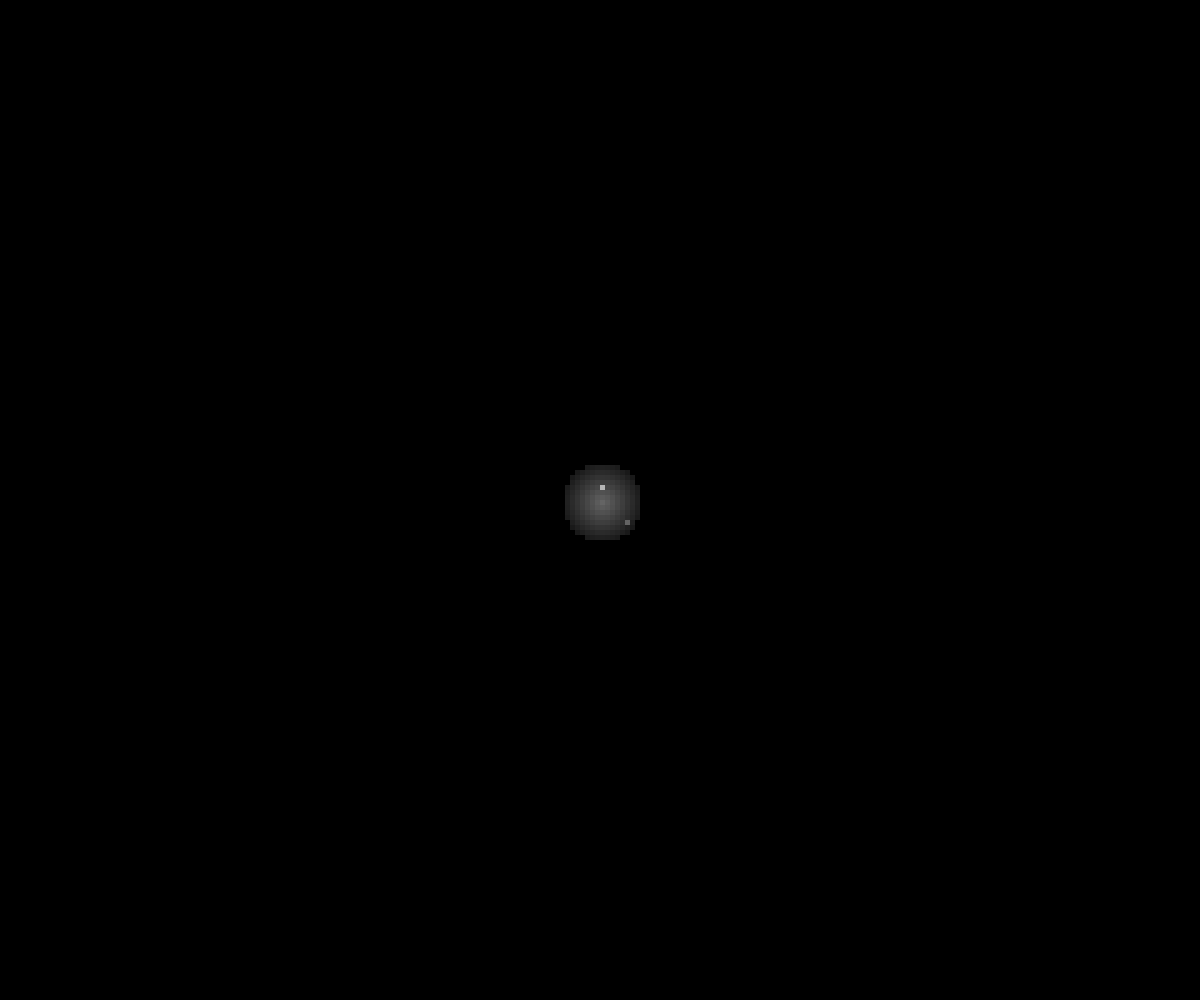
Frame 1 (no input)
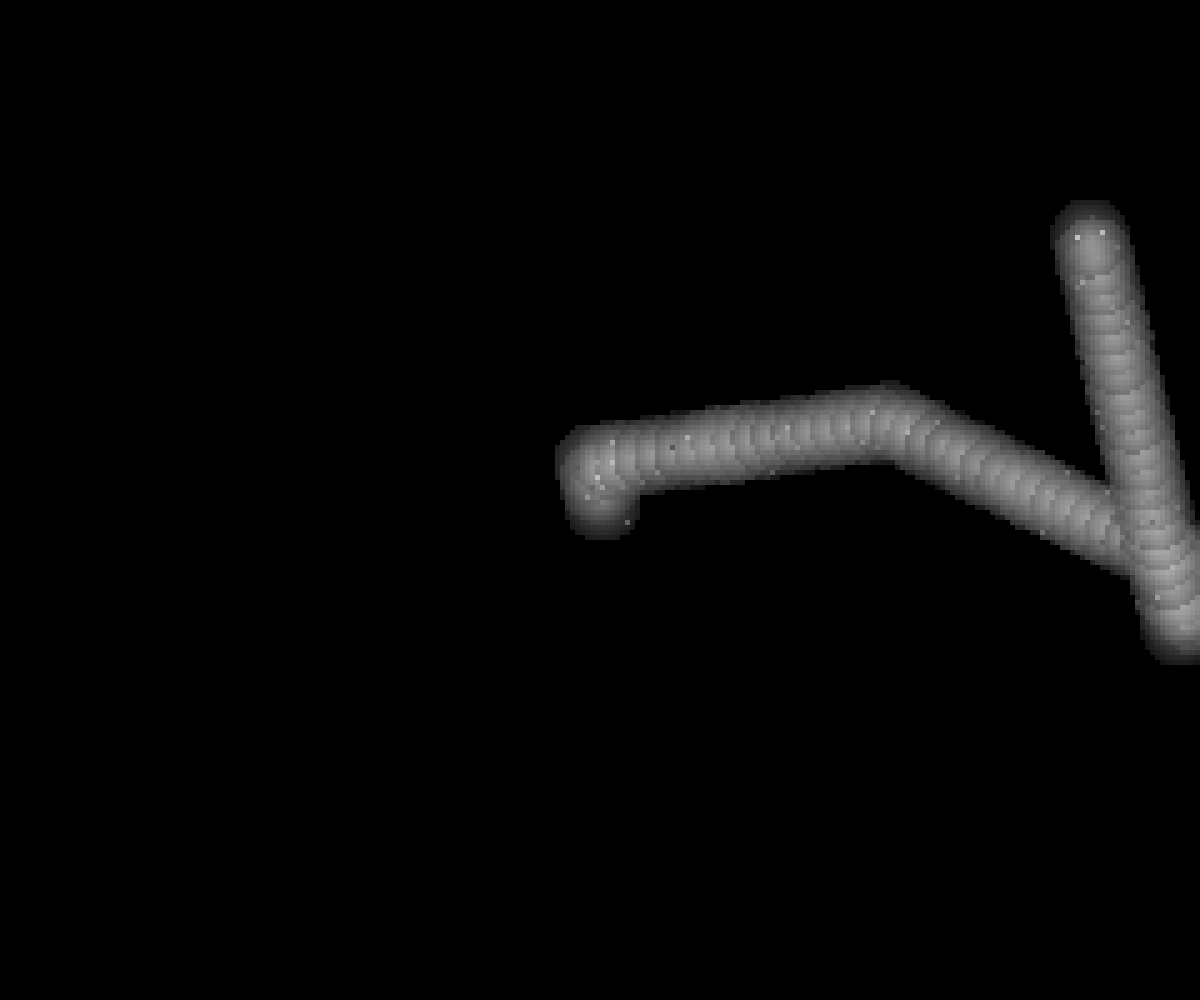
Frame 60 (no input)
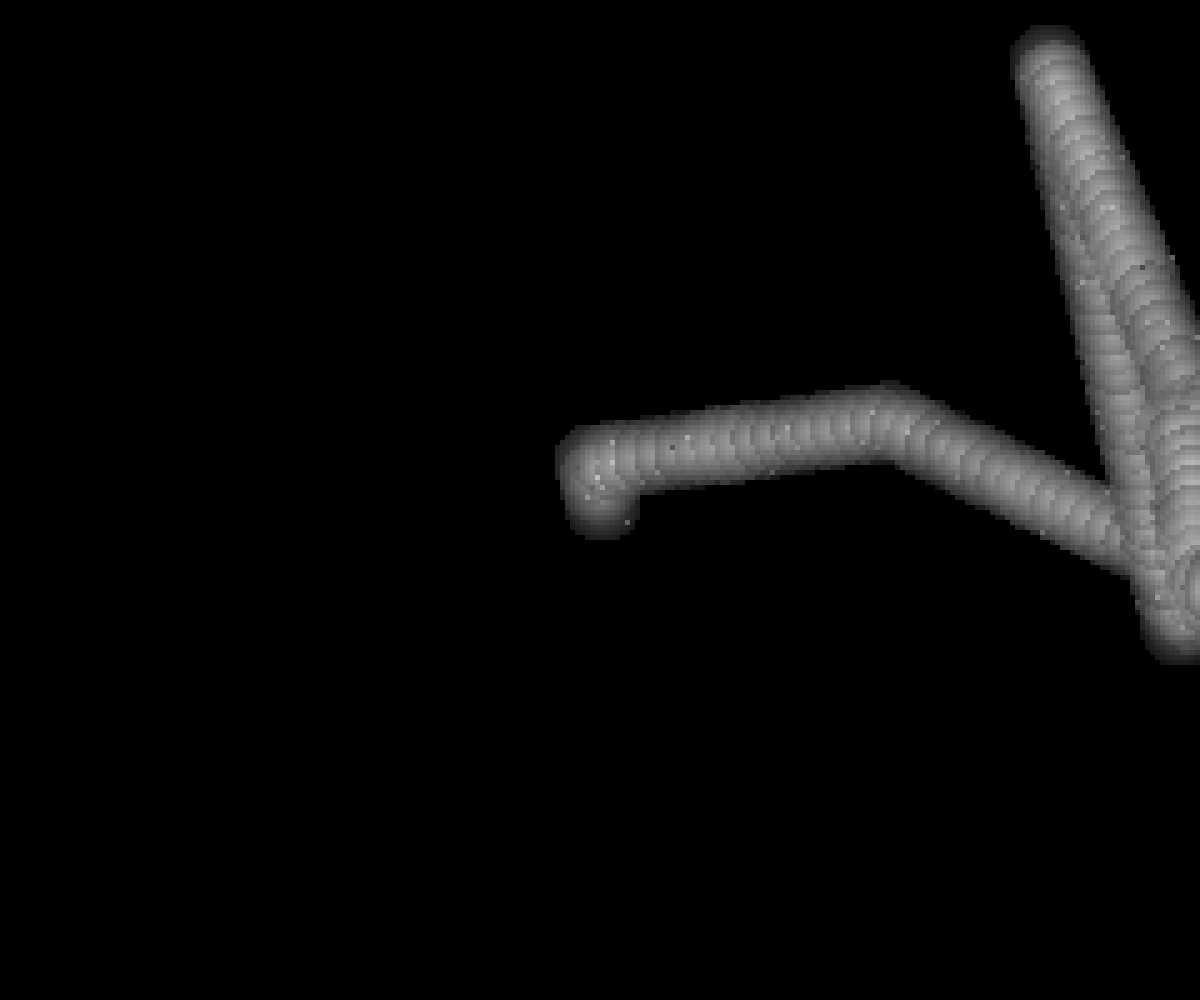
Frame 120 (the mouse pressed at the canvas centre since frame 60)

The p5.js sketch that drew these frames (run headless with seeded random() and noise() and a simulated clock; from frame 60 on, the mouse is pressed at the canvas centre):

// p5.js sketch
// ── sketch.js
var s = 5;
var diam = 40;
var vel = 20;
var a = 0;
var time = 0;
var posX, posY;

function setup() {
  createCanvas(windowWidth, windowHeight);
  background(0);
  frameRate(50);
  noStroke();

  a = random(TWO_PI);
  posX = width / 2;
  posY = height / 2;
}

function draw() {
  //background(0);
  var g = random(50, 100);
  for (var x = 0; x < width; x += s) {

    for (var y = 0; y < height; y += s) {
      //fill(map(x,0,width,0,255), map(y,0,width,0,255), map((x+y)/2,0,width,255,0));
      //rect(x,y,s,s);

      var di = dist(x, y, posX, posY);
      if (di < diam) {

        if (random(2) > 0.01) {
          fill(map(di, 0, diam, 255, g), map(di, 0, diam, 255, g), map(di, 0, diam, 255, g),100);
        } else {
          fill(map(di, 0, diam, 255, g), map(di, 0, diam, 255, g), map(di, 0, diam, 255, g),255);
        }
        rect(x, y, s, s);
      }
    }
  }
  posX += cos(a) * vel;
  posY += sin(a) * vel;
  if (time < 0) {
    time = random(50);
    a = random(TWO_PI);
  }
  if (posX > width || posX <0 || posY > height || posY < 0) {
	  
    a = random(TWO_PI);
    time=1;
    
  }
 
  time--;
}

function windowResized() {
  resizeCanvas(windowWidth, windowHeight);
  background(0);
  noStroke();
  redraw();
}
